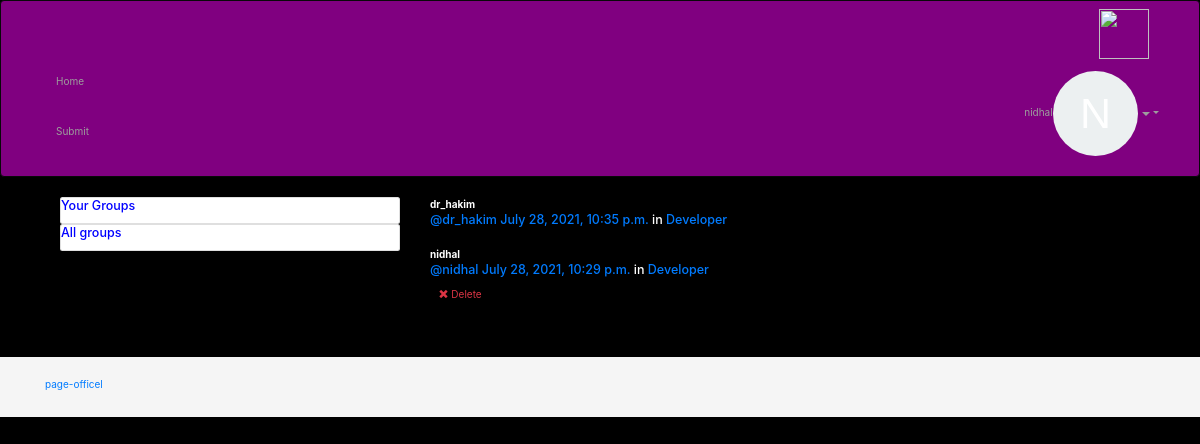
The page /posts/ (signed in) on the database its author committed.
### posts/models.py (models this page shows, shortened)
class Post(models.Model):
    user = models.ForeignKey(User, related_name="posts",on_delete=models.CASCADE)
    created_at = models.DateTimeField(auto_now=True)
    question = models.CharField(max_length=255)
    description=models.TextField(blank=True, default='')
    description_html = models.TextField(editable=False)
    picture=models.ImageField(upload_to='pics',blank=True)
    group = models.ForeignKey(Group, related_name="posts",null=True, blank=True,on_delete=models.CASCADE,)
    class Meta:
        ordering = ["-created_at"]
        unique_together = ["user", "question"]

### groups/models.py (models this page shows, shortened)
class Group(models.Model):
    name = models.CharField(max_length=255, unique=True)
    slug = models.SlugField(allow_unicode=True, unique=True)
    description = models.TextField(blank=True, default='')
    description_html = models.TextField(editable=False, default='', blank=True)
    members = models.ManyToManyField(User,through="GroupMember")
    class Meta:
        ordering = ["name"]

### posts/views.py (the view)
class PostList(SelectRelatedMixin, generic.ListView):
    model = models.Post
    select_related = ("user", "group")

### posts/templates/posts/post_list.html (shortened to what this page needs)
{% extends "posts/post_base.html" %}
{% load bootstrap3 %}
{% block content %}
<div class="col-md-4">
	{% if request.user.is_authenticated %}
	<div class="card card-with-shadow">
		<div class="content">
			<h5 class="title">Your Groups</h5>
		</div>
	</div>
	{% endif %}
	<div class="card card-with-shadow">
		<div class="content">
			<h5 class="title">All groups</h5>
		</div>
	</div>
</div>
<div class="col-md-8">
	{% for post in post_list %}
	<div class="post media">
        <div class="media-body">
            <strong>{{ post.user.username }}</strong>
            <h5 class="media-heading">
                <span class="username"><a href="{% url 'posts:for_user' username=post.user.username %}">@{{ post.user.username }}</a></span>
                <time class="time"><a href="{% url 'posts:single' username=post.user.username pk=post.pk %}">{{ post.created_at }}</a></time>
                {% if post.group %}
                <span class="group-name">in <a href="#">{{ post.group.name }}</a></span>
                {% endif %}
            </h5>
            <div class="media-footer">
                {% if user.is_authenticated and post.user == user and not hide_delete %}
                    <a href="#" title="delete" class="btn btn-simple">
                        <span class="glyphicon glyphicon-remove text-danger" aria-hidden="true"></span>
                        <span class="text-danger icon-label">Delete</span>
                    </a>
                {% endif %}
            </div>
        </div>
    </div>
	{% endfor %}
</div>
{% endblock %}

### templates/__layout/navbar.html (shortened to what this page needs)
{% load static %}
<nav class="navbar navbar-inverse" style="background:purple">
    <div class="container-fluid">
        <div class="navbar-header">
            <a class="navbar-brand" href="{% url 'frontpage' %}" style="float:left">
                <img src= "{% static 'tn-logo.PNG' %}" height="50" width="50"  />
            </a>
        </div>
        <div class="collapse navbar-collapse" id="bs-example-navbar-collapse-2">
            <ul class="nav navbar-nav">
                <li><a href="{% url 'frontpage' %}">Home</a></li>
                <li><a href="{% url 'submit' %}">Submit</a></li>
            </ul>
            <ul class="nav navbar-nav navbar-right ">
                {% if user.is_authenticated %}
                    <li class="dropdown">
                        <a href="#" class="dropdown-toggle" data-toggle="dropdown" role="button" aria-expanded="false">
                            {{ user }}<img avatar="{{user.username}}" height="85" width="85" class="round"/>
                            <span class="caret"></span></a>
                    </li>
                {% else %}
                    <li><a href="{% url 'login' %}">Login</a></li>
                    <li><a href="{% url 'register' %}">Register</a></li>
                {% endif %}
            </ul>
        </div>
    </div>
</nav>

### static/css/reddit.css (style rules this page uses)
.title { color: blue; margin: 0 .4em 1px 0; }
a:link { text-decoration: none; }
html, body { height: 100%; }
body { line-height: 20px; }

### static/mysite/css/master.css (style rules this page uses)
body { margin-left: 0px; overflow: hidden; background-color: black; color:white; }

### templates/base.html (style rules this page uses)
.round { border-radius: 50%; }

### rows shown on the page
Post: user.username "dr_hakim", created_at "July 28, 2021, 10:35 p.m.", group.name "Developer"
Post: user.username "nidhal", created_at "July 28, 2021, 10:29 p.m.", group.name "Developer", shows "Delete"

### other values the page prints
{{ user }} "nidhal"
